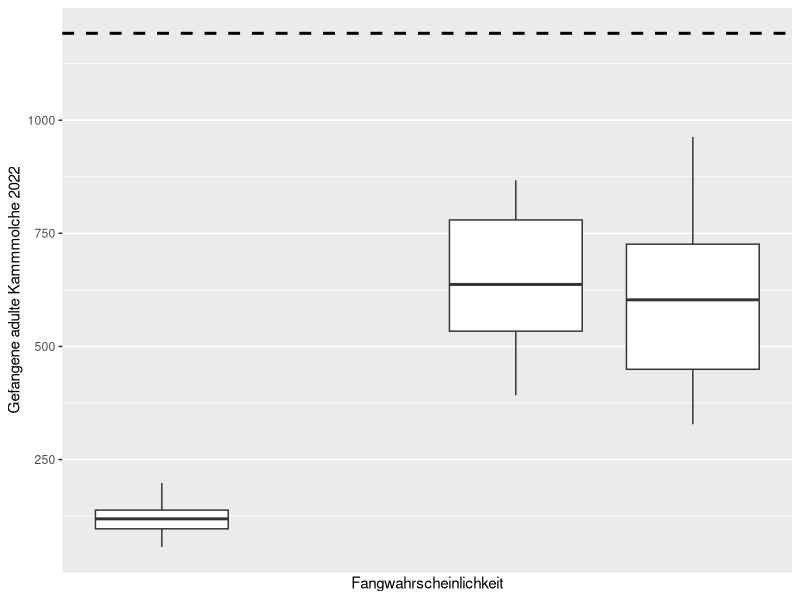
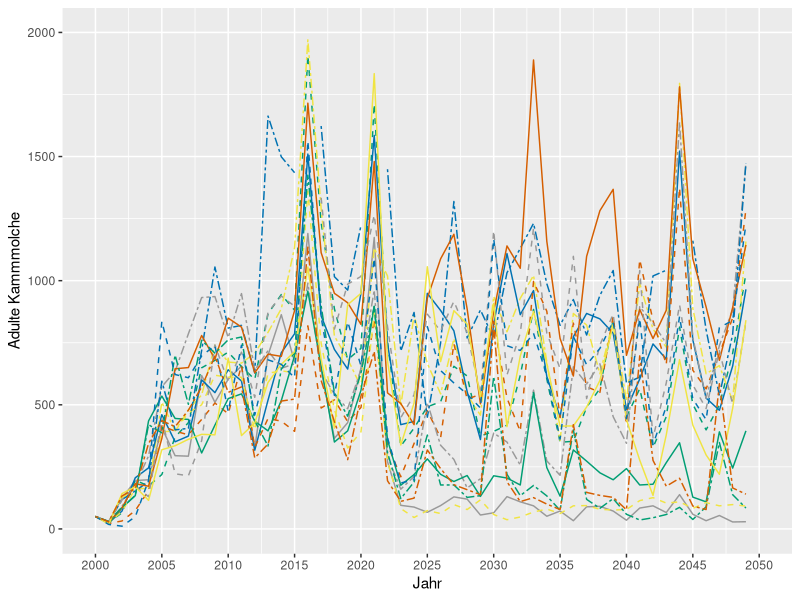
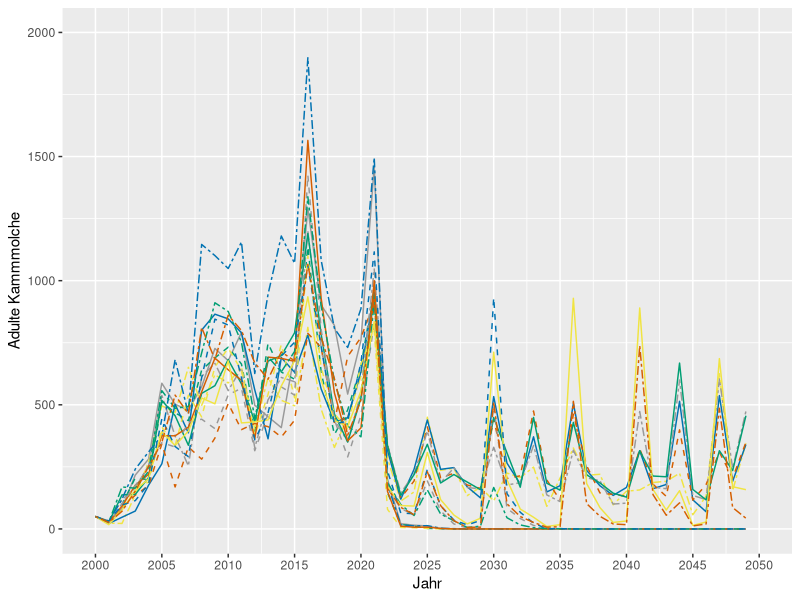
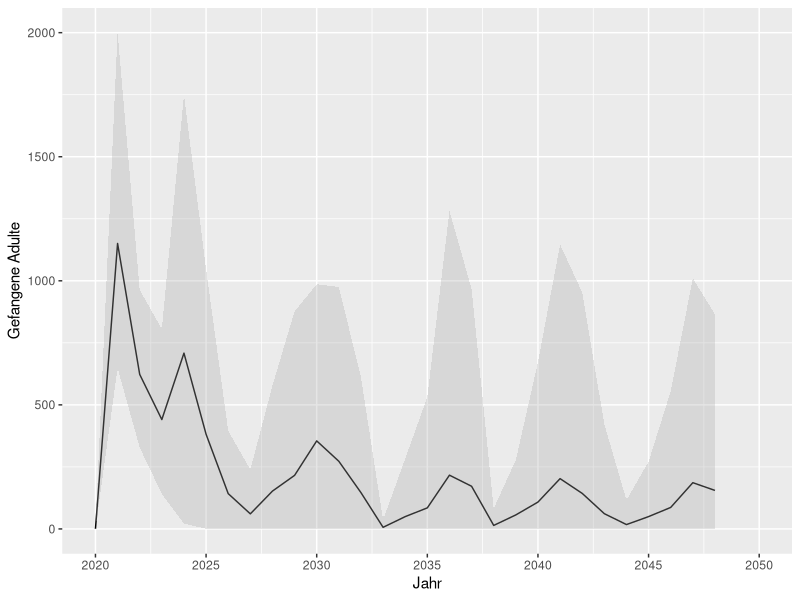
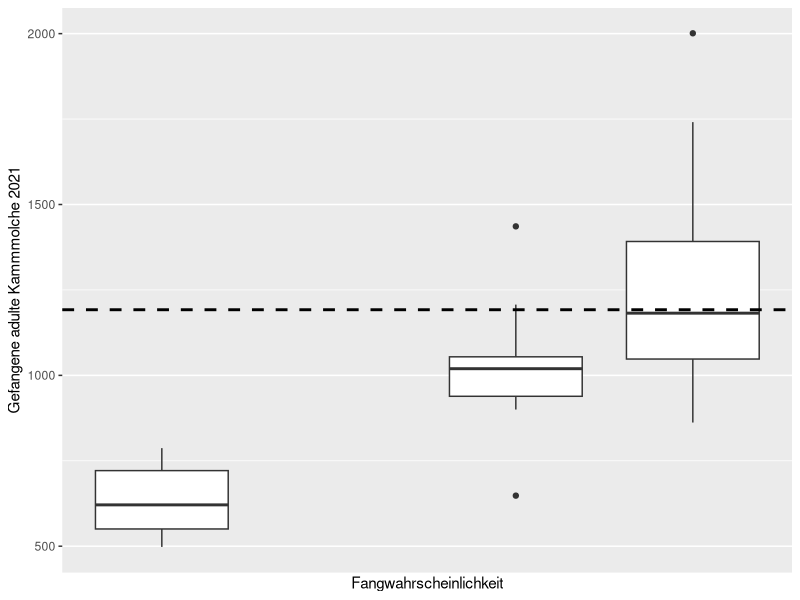

Write the R code that produced these figures, in order.
library(tidyverse)

data_11_11 <- read.table("excel/resultate_11.11.csv",sep=',', fill=TRUE, header=TRUE, quote="\"")
data_13_11 <- read.table("excel/resultate_13.11.csv",sep=',', fill=TRUE, header=TRUE, quote="\"")

str(data_13_11)

for (datum in 1:2){
  
  if (datum == 1) {
    data<-data_11_11
  } else {
    data <- data_13_11
  }
  
  pondList <- c()
  pondCount <- c()
  for ( pond in 1:nrow(data)){
    text <- data[pond,ncol(data)]
    if (nchar(text) <= 4) {pondList[pond] <- NA}
    else {pondList[pond] <- strsplit(substring(text,3,nchar(text)-2),",")}
    pondCount[pond] <- length(unlist(pondList[pond]))
  }
  
  pondList_summary <- levels(as.factor(unlist(pondList)))
  pondList_count <- c()
  for (pond in 1:length(pondList_summary)){
    pondList_count[pond] <- 0
    for (list in 1:length(pondList)) {
      if (pondList_summary[pond] %in% pondList[list][[1]]) {pondList_count[pond] <- pondList_count[pond]+1}
    }
  }
  pondList_Count <- round(pondList_count / 750,2)
  pondBesiedelt <- cbind(pondList_summary, pondList_Count)
  
  stand <- rep(datum,nrow(data))
  
  colnames(data) <- c("simulation", "currentDate","probCatch","egg", "larva", "juvenil", "adult", "adultSlipped", "adultNotSlipped",
                      "totCatched_adult", "totCatched_juv", "eggs_tot","larva_tot","juv_tot", "adult_tot", "migrantJuv_tot", "migrantAdult_tot","list")
  
  year <- as.integer(substring(data$currentDate,8,11))
  data$year <- year
  
  sim_levels <- levels(as.factor(data$simulation))
  
  data_catch_2021 <- c()
  data_catch_diff <- c()
  data_catch_prob <- c()
  data2021 <- data[data$currentDate=="date ('2022-01-01 00:00:00')",]
  data2022 <- data[data$currentDate=="date ('2023-01-01 00:00:00')",]
  temp_year <- c()
  temp_data <- c()
  temp_sim <- c()
  
  for (sl in 1:length(sim_levels)) {
    catch2021 <- data2021$totCatched_adult[data2021$simulation==sim_levels[sl]]
    catch2022 <- data2022$totCatched_adult[data2022$simulation==sim_levels[sl]]
    data_catch_2021[sl] <- catch2021;
    data_catch_diff[sl] <- catch2022 - catch2021
    data_catch_prob[sl] <- data2021$probCatch[data2021$simulation==sim_levels[sl]]
    temp_year <- append(temp_year,data$year[data$simulation==sim_levels[sl]])
    temp_data <- append(temp_data, data$adult[data$simulation==sim_levels[sl]])
    temp_sim <- append(temp_sim,rep(sim_levels[sl],length(data$year[data$simulation==sim_levels[sl]])))
  }
  
  df <- as.data.frame(cbind(data_catch_2021,data_catch_diff,data_catch_prob))
  assign(paste("data_catch",datum,sep="_") , df)
  df2 <- as.data.frame(cbind(data$year,data$probCatch,data$totCatched_adult))
  assign(paste("data_catch_year",datum,sep="_") , df2)
  assign(paste("data_sim",datum,sep="_"),as.data.frame(cbind(temp_year,temp_sim,temp_data)))
}

data_tot <- rbind(data_catch_1,data_catch_2)
data_tot <- data_tot[order(data_tot$data_catch_prob),]

data_tot_year <- rbind(data_catch_year_1,data_catch_year_2)
year_levels <- as.integer(levels(as.factor(data_tot_year[,1])))
catch_year_min <- c()
catch_year_max <- c()
catch_year_mean <- c()
for (i in 2:(length(year_levels))) {
  print(year_levels[i])
  catched <- data_tot_year[data_tot_year[,1]==year_levels[i] & data_tot_year[,2]>0.7 , 3] - 
              data_tot_year[data_tot_year[,1]==year_levels[i-1] & data_tot_year[,2]>0.7 , 3]
  catch_year_min[i-1] <- min(catched)
  catch_year_max[i-1] <- max(catched)
  catch_year_mean[i-1] <- mean(catched)
}

year_levels <- year_levels[1:(length(year_levels)-1)]

data_tot_year_graph <- as.data.frame(cbind(year_levels,catch_year_min, catch_year_mean,catch_year_max))
levels_pc <- as.numeric(levels(as.factor(data_tot$data_catch_prob)))

graph_val <- ggplot(data_tot, aes(data_catch_prob,data_catch_diff,group=data_catch_prob)) + 
  geom_boxplot() + 
  geom_hline(yintercept=1192, linewidth=1, linetype=2) +
  scale_x_continuous(breaks=levels, name="Fangwahrscheinlichkeit") +
  scale_y_continuous(name="Gefangene adulte Kammmolche 2022")

graph_val2 <- ggplot(data_tot, aes(data_catch_prob,data_catch_2021,group=data_catch_prob)) + 
  geom_boxplot() + 
  geom_hline(yintercept=1192, linewidth=1, linetype=2) +
  scale_x_continuous(breaks=levels, name="Fangwahrscheinlichkeit") +
  scale_y_continuous(name="Gefangene adulte Kammmolche 2021")

graph_val_year <- ggplot(data_tot_year_graph[data_tot_year_graph$year>=2020,], aes(year_levels,catch_year_mean)) + 
  geom_line() + 
  geom_ribbon(aes(ymin=catch_year_min,ymax=catch_year_max), fill='darkgrey', alpha=0.3) +
  scale_x_continuous(name="Jahr", limits=c(2020,2050), breaks=seq(2020,2050,5)) +
  scale_y_continuous(name="Gefangene Adulte")

data_sim_1[,1] <- as.integer(data_sim_1[,1])
data_sim_1[,3] <- as.integer(data_sim_1[,3])
data_sim_2[,1] <- as.integer(data_sim_2[,1])
data_sim_2[,3] <- as.integer(data_sim_2[,3])

graph_val_sim_1 <-  ggplot(data_sim_1,aes(temp_year,temp_data,group=temp_sim)) +
  geom_line(aes(linetype=temp_sim,color=temp_sim)) +
  scale_x_continuous(name="Jahr", limits=c(2000,2050), breaks=seq(2000,2050,5)) +
  scale_y_continuous(name="Adulte Kammmolche", limits=c(0,2000)) +
  scale_linetype_manual(values=rep(c("solid","dashed","twodash"),5)) +
  scale_color_manual(values=rep(c("#999999", "#009E73", "#F0E442", "#0072B2", "#D55E00"),3)) +
  theme(legend.position="none")
graph_val_sim_2 <-  ggplot(data_sim_2,aes(temp_year,temp_data,group=temp_sim)) +
  geom_line(aes(linetype=temp_sim,color=temp_sim)) +
  scale_x_continuous(name="Jahr", limits=c(2000,2050), breaks=seq(2000,2050,5)) +
  scale_y_continuous(name="Adulte Kammmolche", limits=c(0,2000)) +
  scale_linetype_manual(values=rep(c("solid","dashed","twodash"),5)) +
  scale_color_manual(values=rep(c("#999999", "#009E73", "#F0E442", "#0072B2", "#D55E00"),3)) +
  theme(legend.position="none")
